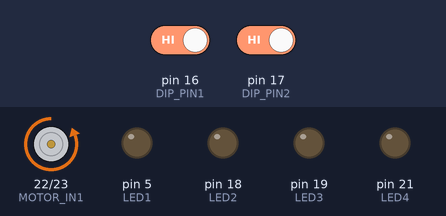
Recording of a sketch running on a simulated Arduino Mega 2560, built with avr-gcc and run on an emulated ATmega2560. Shown: motor-driver pin pairs drawn as motors (green arrow = first pin HIGH = forward, orange = second pin HIGH = backward, longer = more drive, scaled by the enable pin), output pins drawn as LEDs (lit = HIGH). Dashed ring = blinking. Inputs (shaded band) come from the test bench; at power-on: pin 16 (DIP_PIN1) HIGH, pin 17 (DIP_PIN2) HIGH.

Above: at 2.8 s.
2.9 s: pin 16 (DIP_PIN1) driven LOW
At 3.3 s:
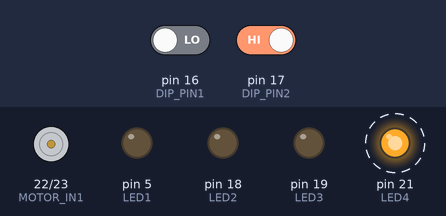
6.4 s: pin 16 (DIP_PIN1) driven HIGH
At 6.9 s:
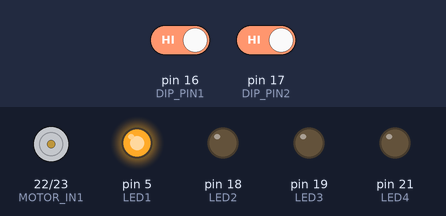
9.9 s: pin 17 (DIP_PIN2) driven LOW
At 10.8 s:
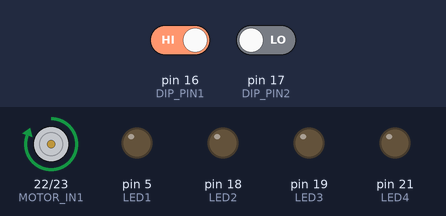
13.5 s: pin 16 (DIP_PIN1) driven LOW
At 14.4 s:
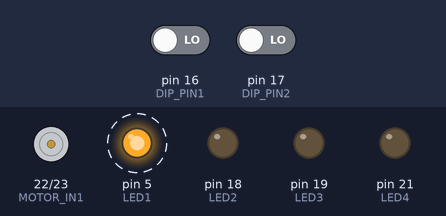
Timing chart, 0 to 18.0 s (numbered marks = the images above; inputs shaded):
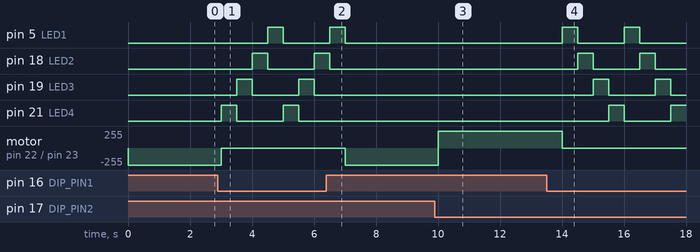

Measured:
- after the input at 2.9 s, pin 5 (LED1): LOW → HIGH after 1.6 s, → LOW 0.50 s later; pin 18 (LED2): LOW → HIGH after 1.1 s, → LOW 0.50 s later, → HIGH 1.5 s later
- after the input at 6.4 s, pin 5 (LED1): goes on until 7.0 s, then stays LOW; pin 18 (LED2): goes on until 6.5 s, then stays LOW; pin 19 (LED3): stays LOW (without the input it goes to HIGH after 1.1 s); pin 21 (LED4): stops changing and stays LOW; motor on pin 22 (MOTOR_IN1) / pin 23 (MOTOR_IN2): stopped → backward 255/255 after 0.60 s
- after the input at 9.9 s, motor on pin 22 (MOTOR_IN1) / pin 23 (MOTOR_IN2): backward 255/255 → forward 255/255 after 0.10 s
- after the input at 13.5 s, pin 5 (LED1): alternates HIGH for 0.50 s and LOW for 1.5 s, starting after 0.50 s; pin 18 (LED2): alternates HIGH for 0.50 s and LOW for 1.5 s, starting after 1.0 s

The sketch:

LAB2.ino
```cpp
#define DIP_PIN1 16
#define DIP_PIN2 17

#define LED1 5
#define LED2 18
#define LED3 19
#define LED4 21

#define MOTOR_IN1 22
#define MOTOR_IN2 23
#define MOTOR_EN  4

void setup() {

  pinMode(DIP_PIN1, INPUT_PULLUP);
  pinMode(DIP_PIN2, INPUT_PULLUP);


  pinMode(LED1, OUTPUT);
  pinMode(LED2, OUTPUT);
  pinMode(LED3, OUTPUT);
  pinMode(LED4, OUTPUT);


  pinMode(MOTOR_IN1, OUTPUT);
  pinMode(MOTOR_IN2, OUTPUT);
  pinMode(MOTOR_EN, OUTPUT);
}

void loop() {
  int mode = readDIPSwitch();

  switch (mode) {
    case 0: //00
      runningLightLeftToRight();
      break;

    case 1: //01
      runningLightRightToLeft();
      break;

    case 2: //10
      rotateMotorClockwise();
      break;

    case 3: //11
      rotateMotorCounterClockwise();
      break;
  }
}

int readDIPSwitch() {
  int bit1 = digitalRead(DIP_PIN1);
  int bit2 = digitalRead(DIP_PIN2);
  return (bit1 << 1) | bit2;
}

void runningLightLeftToRight() {
  int leds[] = {LED1, LED2, LED3, LED4};
  for (int i = 0; i < 4; i++) {
    digitalWrite(leds[i], HIGH);
    delay(500);
    digitalWrite(leds[i], LOW);
  }
}

void runningLightRightToLeft() {
  int leds[] = {LED1, LED2, LED3, LED4};
  for (int i = 3; i >= 0; i--) {
    digitalWrite(leds[i], HIGH);
    delay(500);
    digitalWrite(leds[i], LOW);
  }
}

void rotateMotorClockwise() {
  digitalWrite(MOTOR_IN1, HIGH);
  digitalWrite(MOTOR_IN2, LOW);
  analogWrite(MOTOR_EN, 255);
  delay(1000);
  analogWrite(MOTOR_EN, 0);
}

void rotateMotorCounterClockwise() {
  digitalWrite(MOTOR_IN1, LOW);
  digitalWrite(MOTOR_IN2, HIGH);
  analogWrite(MOTOR_EN, 255);
  delay(1000);
  analogWrite(MOTOR_EN, 0);
}
```
